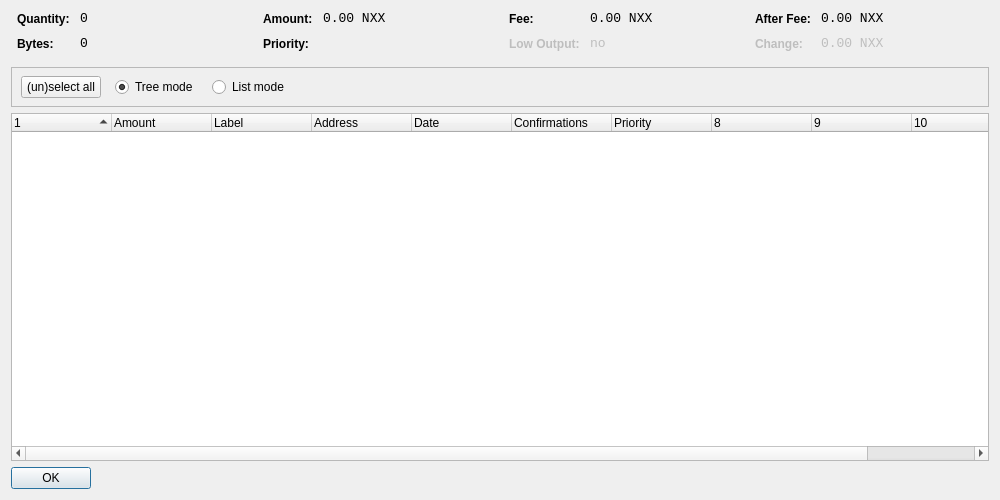
<?xml version="1.0" encoding="UTF-8"?>
<ui version="4.0">
 <class>CoinControlDialog</class>
 <widget class="QDialog" name="CoinControlDialog">
  <property name="geometry">
   <rect>
    <x>0</x>
    <y>0</y>
    <width>1000</width>
    <height>500</height>
   </rect>
  </property>
  <property name="windowTitle">
   <string>Coin Control</string>
  </property>
  <layout class="QVBoxLayout" name="verticalLayout">
   <item>
    <layout class="QHBoxLayout" name="horizontalLayoutTop" stretch="0,0,0,0">
     <property name="topMargin">
      <number>0</number>
     </property>
     <property name="bottomMargin">
      <number>10</number>
     </property>
     <item>
      <layout class="QFormLayout" name="formLayoutCoinControl1">
       <property name="horizontalSpacing">
        <number>10</number>
       </property>
       <property name="verticalSpacing">
        <number>10</number>
       </property>
       <property name="leftMargin">
        <number>6</number>
       </property>
       <property name="rightMargin">
        <number>6</number>
       </property>
       <item row="0" column="0">
        <widget class="QLabel" name="labelCoinControlQuantityText">
         <property name="styleSheet">
          <string notr="true">font-weight:bold;</string>
         </property>
         <property name="text">
          <string>Quantity:</string>
         </property>
        </widget>
       </item>
       <item row="0" column="1">
        <widget class="QLabel" name="labelCoinControlQuantity">
         <property name="font">
          <font>
           <family>Monospace</family>
           <pointsize>10</pointsize>
          </font>
         </property>
         <property name="cursor">
          <cursorShape>IBeamCursor</cursorShape>
         </property>
         <property name="contextMenuPolicy">
          <enum>Qt::ActionsContextMenu</enum>
         </property>
         <property name="text">
          <string notr="true">0</string>
         </property>
         <property name="textInteractionFlags">
          <set>Qt::LinksAccessibleByMouse|Qt::TextSelectableByKeyboard|Qt::TextSelectableByMouse</set>
         </property>
        </widget>
       </item>
       <item row="1" column="0">
        <widget class="QLabel" name="labelCoinControlBytesText">
         <property name="styleSheet">
          <string notr="true">font-weight:bold;</string>
         </property>
         <property name="text">
          <string>Bytes:</string>
         </property>
        </widget>
       </item>
       <item row="1" column="1">
        <widget class="QLabel" name="labelCoinControlBytes">
         <property name="font">
          <font>
           <family>Monospace</family>
           <pointsize>10</pointsize>
          </font>
         </property>
         <property name="cursor">
          <cursorShape>IBeamCursor</cursorShape>
         </property>
         <property name="contextMenuPolicy">
          <enum>Qt::ActionsContextMenu</enum>
         </property>
         <property name="text">
          <string notr="true">0</string>
         </property>
         <property name="textInteractionFlags">
          <set>Qt::LinksAccessibleByMouse|Qt::TextSelectableByKeyboard|Qt::TextSelectableByMouse</set>
         </property>
        </widget>
       </item>
      </layout>
     </item>
     <item>
      <layout class="QFormLayout" name="formLayoutCoinControl2">
       <property name="horizontalSpacing">
        <number>10</number>
       </property>
       <property name="verticalSpacing">
        <number>10</number>
       </property>
       <property name="leftMargin">
        <number>6</number>
       </property>
       <property name="rightMargin">
        <number>6</number>
       </property>
       <item row="0" column="0">
        <widget class="QLabel" name="labelCoinControlAmountText">
         <property name="styleSheet">
          <string notr="true">font-weight:bold;</string>
         </property>
         <property name="text">
          <string>Amount:</string>
         </property>
        </widget>
       </item>
       <item row="0" column="1">
        <widget class="QLabel" name="labelCoinControlAmount">
         <property name="font">
          <font>
           <family>Monospace</family>
           <pointsize>10</pointsize>
          </font>
         </property>
         <property name="cursor">
          <cursorShape>IBeamCursor</cursorShape>
         </property>
         <property name="contextMenuPolicy">
          <enum>Qt::ActionsContextMenu</enum>
         </property>
         <property name="text">
          <string notr="true">0.00 NXX</string>
         </property>
         <property name="textInteractionFlags">
          <set>Qt::LinksAccessibleByMouse|Qt::TextSelectableByKeyboard|Qt::TextSelectableByMouse</set>
         </property>
        </widget>
       </item>
       <item row="1" column="0">
        <widget class="QLabel" name="labelCoinControlPriorityText">
         <property name="styleSheet">
          <string notr="true">font-weight:bold;</string>
         </property>
         <property name="text">
          <string>Priority:</string>
         </property>
        </widget>
       </item>
       <item row="1" column="1">
        <widget class="QLabel" name="labelCoinControlPriority">
         <property name="font">
          <font>
           <family>Monospace</family>
           <pointsize>10</pointsize>
          </font>
         </property>
         <property name="cursor">
          <cursorShape>IBeamCursor</cursorShape>
         </property>
         <property name="contextMenuPolicy">
          <enum>Qt::ActionsContextMenu</enum>
         </property>
         <property name="text">
          <string/>
         </property>
         <property name="textInteractionFlags">
          <set>Qt::LinksAccessibleByMouse|Qt::TextSelectableByKeyboard|Qt::TextSelectableByMouse</set>
         </property>
        </widget>
       </item>
      </layout>
     </item>
     <item>
      <layout class="QFormLayout" name="formLayoutCoinControl3">
       <property name="horizontalSpacing">
        <number>10</number>
       </property>
       <property name="verticalSpacing">
        <number>10</number>
       </property>
       <property name="leftMargin">
        <number>6</number>
       </property>
       <property name="rightMargin">
        <number>6</number>
       </property>
       <item row="0" column="0">
        <widget class="QLabel" name="labelCoinControlFeeText">
         <property name="styleSheet">
          <string notr="true">font-weight:bold;</string>
         </property>
         <property name="text">
          <string>Fee:</string>
         </property>
        </widget>
       </item>
       <item row="0" column="1">
        <widget class="QLabel" name="labelCoinControlFee">
         <property name="font">
          <font>
           <family>Monospace</family>
           <pointsize>10</pointsize>
          </font>
         </property>
         <property name="cursor">
          <cursorShape>IBeamCursor</cursorShape>
         </property>
         <property name="contextMenuPolicy">
          <enum>Qt::ActionsContextMenu</enum>
         </property>
         <property name="text">
          <string notr="true">0.00 NXX</string>
         </property>
         <property name="textInteractionFlags">
          <set>Qt::LinksAccessibleByMouse|Qt::TextSelectableByKeyboard|Qt::TextSelectableByMouse</set>
         </property>
        </widget>
       </item>
       <item row="1" column="0">
        <widget class="QLabel" name="labelCoinControlLowOutputText">
         <property name="enabled">
          <bool>false</bool>
         </property>
         <property name="styleSheet">
          <string notr="true">font-weight:bold;</string>
         </property>
         <property name="text">
          <string>Low Output:</string>
         </property>
        </widget>
       </item>
       <item row="1" column="1">
        <widget class="QLabel" name="labelCoinControlLowOutput">
         <property name="enabled">
          <bool>false</bool>
         </property>
         <property name="font">
          <font>
           <family>Monospace</family>
           <pointsize>10</pointsize>
          </font>
         </property>
         <property name="cursor">
          <cursorShape>IBeamCursor</cursorShape>
         </property>
         <property name="contextMenuPolicy">
          <enum>Qt::ActionsContextMenu</enum>
         </property>
         <property name="text">
          <string notr="true">no</string>
         </property>
         <property name="textInteractionFlags">
          <set>Qt::LinksAccessibleByMouse|Qt::TextSelectableByKeyboard|Qt::TextSelectableByMouse</set>
         </property>
        </widget>
       </item>
      </layout>
     </item>
     <item>
      <layout class="QFormLayout" name="formLayoutCoinControl4">
       <property name="horizontalSpacing">
        <number>10</number>
       </property>
       <property name="verticalSpacing">
        <number>10</number>
       </property>
       <property name="leftMargin">
        <number>6</number>
       </property>
       <property name="rightMargin">
        <number>6</number>
       </property>
       <item row="0" column="0">
        <widget class="QLabel" name="labelCoinControlAfterFeeText">
         <property name="styleSheet">
          <string notr="true">font-weight:bold;</string>
         </property>
         <property name="text">
          <string>After Fee:</string>
         </property>
        </widget>
       </item>
       <item row="0" column="1">
        <widget class="QLabel" name="labelCoinControlAfterFee">
         <property name="font">
          <font>
           <family>Monospace</family>
           <pointsize>10</pointsize>
          </font>
         </property>
         <property name="cursor">
          <cursorShape>IBeamCursor</cursorShape>
         </property>
         <property name="contextMenuPolicy">
          <enum>Qt::ActionsContextMenu</enum>
         </property>
         <property name="text">
          <string notr="true">0.00 NXX</string>
         </property>
         <property name="textInteractionFlags">
          <set>Qt::LinksAccessibleByMouse|Qt::TextSelectableByKeyboard|Qt::TextSelectableByMouse</set>
         </property>
        </widget>
       </item>
       <item row="1" column="0">
        <widget class="QLabel" name="labelCoinControlChangeText">
         <property name="enabled">
          <bool>false</bool>
         </property>
         <property name="styleSheet">
          <string notr="true">font-weight:bold;</string>
         </property>
         <property name="text">
          <string>Change:</string>
         </property>
        </widget>
       </item>
       <item row="1" column="1">
        <widget class="QLabel" name="labelCoinControlChange">
         <property name="enabled">
          <bool>false</bool>
         </property>
         <property name="font">
          <font>
           <family>Monospace</family>
           <pointsize>10</pointsize>
          </font>
         </property>
         <property name="cursor">
          <cursorShape>IBeamCursor</cursorShape>
         </property>
         <property name="contextMenuPolicy">
          <enum>Qt::ActionsContextMenu</enum>
         </property>
         <property name="text">
          <string notr="true">0.00 NXX</string>
         </property>
         <property name="textInteractionFlags">
          <set>Qt::LinksAccessibleByMouse|Qt::TextSelectableByKeyboard|Qt::TextSelectableByMouse</set>
         </property>
        </widget>
       </item>
      </layout>
     </item>
    </layout>
   </item>
   <item>
    <widget class="QFrame" name="frame">
     <property name="minimumSize">
      <size>
       <width>0</width>
       <height>40</height>
      </size>
     </property>
     <property name="frameShape">
      <enum>QFrame::StyledPanel</enum>
     </property>
     <property name="frameShadow">
      <enum>QFrame::Sunken</enum>
     </property>
     <widget class="QWidget" name="horizontalLayoutWidget">
      <property name="geometry">
       <rect>
        <x>10</x>
        <y>0</y>
        <width>781</width>
        <height>41</height>
       </rect>
      </property>
      <layout class="QHBoxLayout" name="horizontalLayoutPanel" stretch="0,0,0,0,0">
       <property name="spacing">
        <number>14</number>
       </property>
       <item>
        <widget class="QPushButton" name="pushButtonSelectAll">
         <property name="sizePolicy">
          <sizepolicy hsizetype="Maximum" vsizetype="Fixed">
           <horstretch>0</horstretch>
           <verstretch>0</verstretch>
          </sizepolicy>
         </property>
         <property name="text">
          <string>(un)select all</string>
         </property>
        </widget>
       </item>
       <item>
        <widget class="QRadioButton" name="radioTreeMode">
         <property name="sizePolicy">
          <sizepolicy hsizetype="Maximum" vsizetype="Fixed">
           <horstretch>0</horstretch>
           <verstretch>0</verstretch>
          </sizepolicy>
         </property>
         <property name="text">
          <string>Tree mode</string>
         </property>
         <property name="checked">
          <bool>true</bool>
         </property>
        </widget>
       </item>
       <item>
        <widget class="QRadioButton" name="radioListMode">
         <property name="sizePolicy">
          <sizepolicy hsizetype="Maximum" vsizetype="Fixed">
           <horstretch>0</horstretch>
           <verstretch>0</verstretch>
          </sizepolicy>
         </property>
         <property name="text">
          <string>List mode</string>
         </property>
        </widget>
       </item>
       <item>
        <spacer name="horizontalSpacer">
         <property name="orientation">
          <enum>Qt::Horizontal</enum>
         </property>
         <property name="sizeHint" stdset="0">
          <size>
           <width>40</width>
           <height>20</height>
          </size>
         </property>
        </spacer>
       </item>
      </layout>
     </widget>
    </widget>
   </item>
   <item>
    <widget class="CoinControlTreeWidget" name="treeWidget">
     <property name="contextMenuPolicy">
      <enum>Qt::CustomContextMenu</enum>
     </property>
     <property name="sortingEnabled">
      <bool>false</bool>
     </property>
     <property name="columnCount">
      <number>11</number>
     </property>
     <attribute name="headerShowSortIndicator" stdset="0">
      <bool>true</bool>
     </attribute>
     <attribute name="headerStretchLastSection">
      <bool>false</bool>
     </attribute>
     <column>
      <property name="text">
       <string/>
      </property>
     </column>
     <column>
      <property name="text">
       <string>Amount</string>
      </property>
     </column>
     <column>
      <property name="text">
       <string>Label</string>
      </property>
     </column>
     <column>
      <property name="text">
       <string>Address</string>
      </property>
     </column>
     <column>
      <property name="text">
       <string>Date</string>
      </property>
     </column>
     <column>
      <property name="text">
       <string>Confirmations</string>
      </property>
      <property name="toolTip">
       <string>Confirmed</string>
      </property>
     </column>
     <column>
      <property name="text">
       <string>Priority</string>
      </property>
     </column>
     <column>
      <property name="text">
       <string/>
      </property>
     </column>
     <column>
      <property name="text">
       <string/>
      </property>
     </column>
     <column>
      <property name="text">
       <string/>
      </property>
     </column>
     <column>
      <property name="text">
       <string/>
      </property>
     </column>
    </widget>
   </item>
   <item>
    <widget class="QDialogButtonBox" name="buttonBox">
     <property name="sizePolicy">
      <sizepolicy hsizetype="Maximum" vsizetype="Fixed">
       <horstretch>0</horstretch>
       <verstretch>0</verstretch>
      </sizepolicy>
     </property>
     <property name="orientation">
      <enum>Qt::Horizontal</enum>
     </property>
     <property name="standardButtons">
      <set>QDialogButtonBox::Ok</set>
     </property>
    </widget>
   </item>
  </layout>
 </widget>
 <customwidgets>
  <customwidget>
   <class>CoinControlTreeWidget</class>
   <extends>QTreeWidget</extends>
   <header>coincontroltreewidget.h</header>
  </customwidget>
 </customwidgets>
 <resources/>
 <connections/>
</ui>
